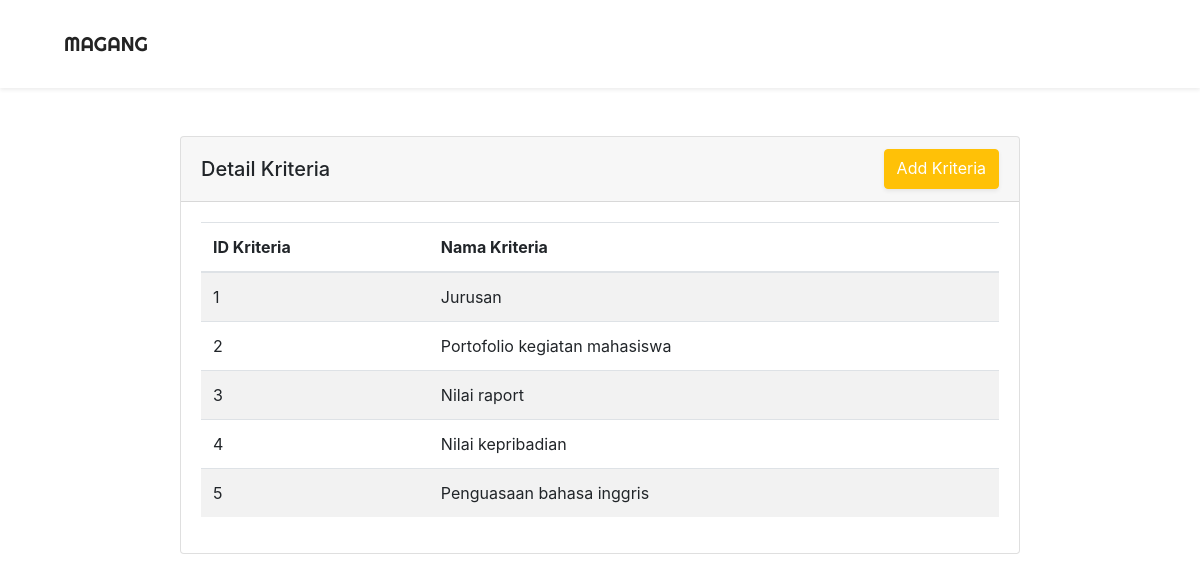
/views/kriteria/data_kriteria.php, run on the app's committed database.
### tables this page shows
CREATE TABLE `tb_kriteria` (
  `id_kriteria` int(11) NOT NULL,
  `nama_kriteria` varchar(100) NOT NULL
);

### views/kriteria/data_kriteria.php (the view, shortened to what this page needs)
<!DOCTYPE html>
<html lang="en">
<head>
    <link rel="stylesheet" href="../../assets/css/bootstrap/bootstrap.min.css">
    <link rel="stylesheet" href="../../assets/css/styles/style_read.css">
</head>
<body>
    <nav class="navbar navbar-expand-lg py-4 shadow-sm">
        <a href="../../index.php" class="navbar-brand ml-5">MAGANG</a>
    </nav>
    <div class="container-fluid py-5" id="div-detail">
        <div class="card mb-5">
            <div class="card-header">
                <div class="d-flex justify-content-between">
                    <h5 class="mt-2">Detail Kriteria</h5>
                    <a href="form_kriteria.php" class="btn btn-warning text-white shadow-sm">Add Kriteria</a>
                </div>
            </div>
            <div class="card-body">
                <table class="table table-striped">
                    <thead>
                        <tr>
                            <th scope="col">ID Kriteria</th>
                            <th scope="col">Nama Kriteria</th>
                        </tr>
                    </thead>
                    <tbody>
                        <?php
                            include "../../models/config.php";
                            $read = "SELECT * FROM tb_kriteria";
                            $exec_read = $koneksi->query($read);
                            while($data_read = $exec_read->fetch_array()){
                                ?>
                                    <tr>
                                        <td scope="row"><?php echo $data_read['id_kriteria'] ?></td>
                                        <td><?php echo $data_read['nama_kriteria'] ?></td>
                                    </tr>
                                <?php
                            }
                        ?>
                    </tbody>
                </table>
            </div>
        </div>
    </div>
</body>
</html>

### assets/css/styles/style_read.css (style rules this page uses)
body { width: 100%; }
.navbar-brand { color: rgb(35, 35, 35); font-family: 'Righteous', cursive; }
#div-detail { padding-left: 15%; padding-right: 15%; }

### data on the page
tb_kriteria: id_kriteria "1", nama_kriteria "Jurusan"
tb_kriteria: id_kriteria "2", nama_kriteria "Portofolio kegiatan mahasiswa"
tb_kriteria: id_kriteria "3", nama_kriteria "Nilai raport"
tb_kriteria: id_kriteria "4", nama_kriteria "Nilai kepribadian"
tb_kriteria: id_kriteria "5", nama_kriteria "Penguasaan bahasa inggris"
